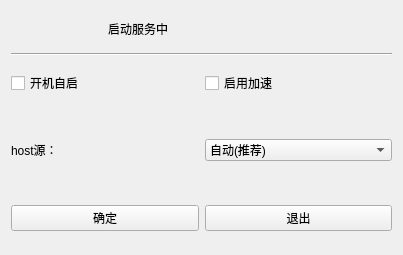
<?xml version="1.0" encoding="UTF-8"?>
<ui version="4.0">
 <class>MainWindow</class>
 <widget class="QMainWindow" name="MainWindow">
  <property name="geometry">
   <rect>
    <x>0</x>
    <y>0</y>
    <width>403</width>
    <height>255</height>
   </rect>
  </property>
  <property name="sizePolicy">
   <sizepolicy hsizetype="Fixed" vsizetype="Fixed">
    <horstretch>0</horstretch>
    <verstretch>0</verstretch>
   </sizepolicy>
  </property>
  <property name="mouseTracking">
   <bool>false</bool>
  </property>
  <property name="windowTitle">
   <string>MainWindow</string>
  </property>
  <property name="autoFillBackground">
   <bool>false</bool>
  </property>
  <property name="iconSize">
   <size>
    <width>20</width>
    <height>20</height>
   </size>
  </property>
  <property name="toolButtonStyle">
   <enum>Qt::ToolButtonTextOnly</enum>
  </property>
  <widget class="QWidget" name="centralWidget">
   <layout class="QGridLayout" name="gridLayout" rowstretch="1,0,0,0,0,0,0,0">
    <item row="7" column="0" colspan="2">
     <widget class="QPushButton" name="pushButton_sure">
      <property name="cursor">
       <cursorShape>ArrowCursor</cursorShape>
      </property>
      <property name="text">
       <string>确定</string>
      </property>
     </widget>
    </item>
    <item row="4" column="2">
     <widget class="QLabel" name="label_7">
      <property name="text">
       <string/>
      </property>
     </widget>
    </item>
    <item row="3" column="0">
     <widget class="QCheckBox" name="checkBox">
      <property name="text">
       <string>开机自启</string>
      </property>
     </widget>
    </item>
    <item row="3" column="2">
     <widget class="QCheckBox" name="checkBox_2">
      <property name="text">
       <string>启用加速</string>
      </property>
     </widget>
    </item>
    <item row="5" column="0" colspan="2">
     <widget class="QLabel" name="label">
      <property name="text">
       <string>host源：</string>
      </property>
     </widget>
    </item>
    <item row="5" column="2" colspan="2">
     <widget class="QComboBox" name="comboBox">
      <property name="enabled">
       <bool>true</bool>
      </property>
      <item>
       <property name="text">
        <string>自动(推荐)</string>
       </property>
      </item>
     </widget>
    </item>
    <item row="0" column="0">
     <widget class="QLabel" name="label_2">
      <property name="sizePolicy">
       <sizepolicy hsizetype="Preferred" vsizetype="Fixed">
        <horstretch>0</horstretch>
        <verstretch>0</verstretch>
       </sizepolicy>
      </property>
      <property name="text">
       <string/>
      </property>
      <property name="pixmap">
       <pixmap resource="icon.qrc">:/new/prefix1/icon/blue.ico</pixmap>
      </property>
     </widget>
    </item>
    <item row="7" column="2" colspan="2">
     <widget class="QPushButton" name="pushButton_cancel">
      <property name="cursor">
       <cursorShape>ArrowCursor</cursorShape>
      </property>
      <property name="styleSheet">
       <string notr="true"/>
      </property>
      <property name="text">
       <string>退出</string>
      </property>
      <property name="default">
       <bool>false</bool>
      </property>
      <property name="flat">
       <bool>false</bool>
      </property>
     </widget>
    </item>
    <item row="0" column="1">
     <widget class="QLabel" name="label_5">
      <property name="text">
       <string>启动服务中</string>
      </property>
     </widget>
    </item>
    <item row="0" column="2">
     <widget class="QLabel" name="label_4">
      <property name="text">
       <string/>
      </property>
     </widget>
    </item>
    <item row="1" column="0" colspan="4">
     <widget class="Line" name="line">
      <property name="orientation">
       <enum>Qt::Horizontal</enum>
      </property>
     </widget>
    </item>
    <item row="4" column="0">
     <widget class="QLabel" name="label_6">
      <property name="sizePolicy">
       <sizepolicy hsizetype="Preferred" vsizetype="Maximum">
        <horstretch>0</horstretch>
        <verstretch>0</verstretch>
       </sizepolicy>
      </property>
      <property name="text">
       <string/>
      </property>
     </widget>
    </item>
    <item row="6" column="0">
     <widget class="QLabel" name="label_8">
      <property name="sizePolicy">
       <sizepolicy hsizetype="Preferred" vsizetype="Fixed">
        <horstretch>0</horstretch>
        <verstretch>0</verstretch>
       </sizepolicy>
      </property>
      <property name="text">
       <string/>
      </property>
     </widget>
    </item>
    <item row="6" column="2">
     <widget class="QLabel" name="label_9">
      <property name="text">
       <string/>
      </property>
     </widget>
    </item>
    <item row="0" column="3" alignment="Qt::AlignRight">
     <widget class="QPushButton" name="pushButton">
      <property name="enabled">
       <bool>true</bool>
      </property>
      <property name="sizePolicy">
       <sizepolicy hsizetype="Minimum" vsizetype="Ignored">
        <horstretch>0</horstretch>
        <verstretch>0</verstretch>
       </sizepolicy>
      </property>
      <property name="cursor">
       <cursorShape>PointingHandCursor</cursorShape>
      </property>
      <property name="whatsThis">
       <string>立即刷新</string>
      </property>
      <property name="layoutDirection">
       <enum>Qt::LeftToRight</enum>
      </property>
      <property name="autoFillBackground">
       <bool>false</bool>
      </property>
      <property name="styleSheet">
       <string notr="true">
border-style:none;
padding:11px;
border-radius:3px;
background:transparent;
</string>
      </property>
      <property name="text">
       <string/>
      </property>
      <property name="icon">
       <iconset resource="icon.qrc">
        <normaloff>:/new/prefix1/icon/f5.ico</normaloff>:/new/prefix1/icon/f5.ico</iconset>
      </property>
      <property name="iconSize">
       <size>
        <width>24</width>
        <height>16</height>
       </size>
      </property>
     </widget>
    </item>
   </layout>
  </widget>
  <widget class="QMenuBar" name="menuBar">
   <property name="geometry">
    <rect>
     <x>0</x>
     <y>0</y>
     <width>403</width>
     <height>23</height>
    </rect>
   </property>
  </widget>
 </widget>
 <layoutdefault spacing="6" margin="11"/>
 <resources>
  <include location="icon.qrc"/>
 </resources>
 <connections/>
</ui>
